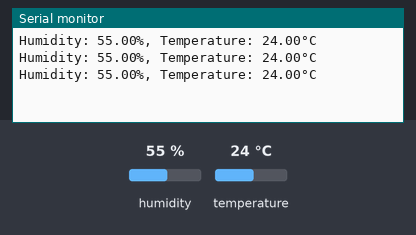
Recording of a sketch running on a simulated Arduino Uno, built with avr-gcc and run on an emulated ATmega328P. Shown: the last lines printed to the serial monitor. Inputs (shaded band) come from the test bench; at power-on: humidity 55 %, temperature 24 °C.

Above: at 3.8 s.
3.9 s: humidity set to 22 %
At 5.6 s:
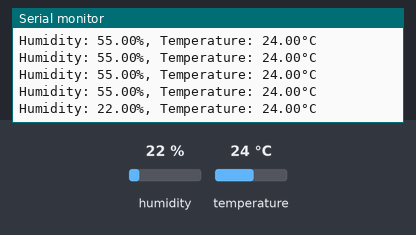
6.8 s: temperature set to 12 °C
At 7.9 s:
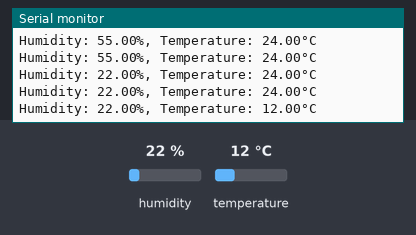
9.7 s: humidity set to 40 %
At 11.0 s:
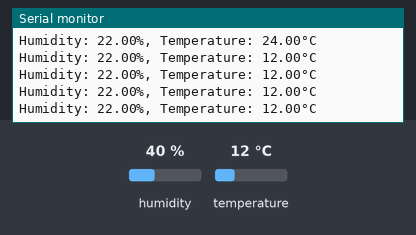
Timing chart, 0 to 12.7 s (numbered marks = the images above; inputs shaded):
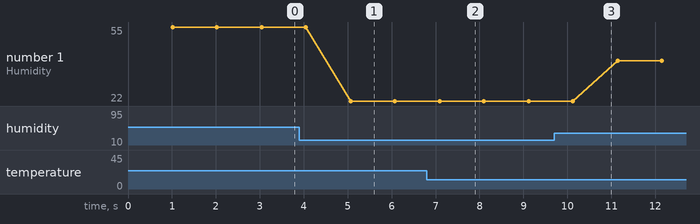

The sketch:

sketch_oct9a.ino
```cpp
#include "DHT.h"

#define DHTPIN 21
#define DHTTYPE DHT11

DHT dht(DHTPIN, DHTTYPE);

void setup() {
  Serial.begin(115200);
  dht.begin();
}

void loop() {
  delay(1000);

  float humidity = dht.readHumidity();
  float temperature = dht.readTemperature();

  if (isnan(humidity) || isnan(temperature)) {
    Serial.println("Error: Failed to read valid data from DHT11 sensor.");
  } else {
    Serial.print("Humidity: ");
    Serial.print(humidity);
    Serial.print("%, Temperature: ");
    Serial.print(temperature);
    Serial.println("°C");
  }

}
```

Measured:
- after the input at 3.9 s, the serial monitor: prints a new line after 1.2 s (image 1)
- after the input at 6.8 s, the serial monitor: prints a new line after 0.30 s (image 2)
- plotted number 1: 55 → 22 after the input at 3.9 s, 22 → 40 after the input at 9.7 s
